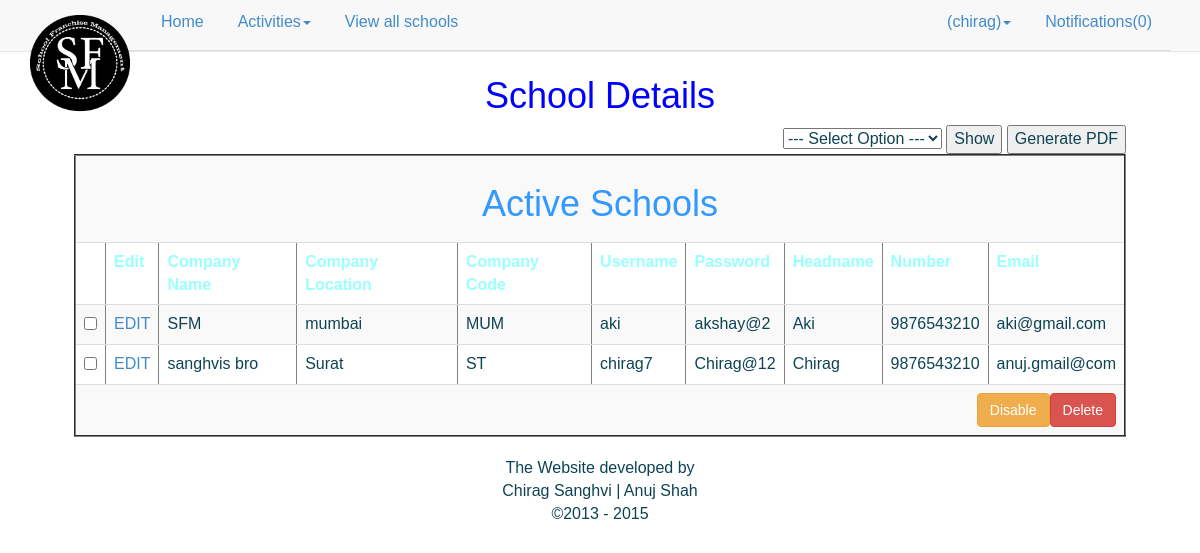
Screenshot of /admin/company_detail.php (signed in) with the database file from the repository.
### tables this page shows
CREATE TABLE IF NOT EXISTS `company` (
  `c_name` varchar(20) NOT NULL,
  `c_location` varchar(20) NOT NULL,
  `code` varchar(20) NOT NULL,
  `uname` varchar(20) NOT NULL,
  `password` varchar(20) NOT NULL,
  `headname` varchar(20) NOT NULL,
  `number` varchar(13) NOT NULL,
  `email` varchar(20) NOT NULL,
  PRIMARY KEY (`code`),
  UNIQUE KEY `uname` (`uname`),
  UNIQUE KEY `uname_2` (`uname`)
);

### admin/active.php (the view, shortened to what this page needs)
<table class="table table-striped" border="2">
<tr><td colspan="10" align="center"><h1 style="color:#39F">Active Schools</h1></td>
</tr>
<th> </th>
<th>Edit</th>
<th>Company Name</th>
<th>Company Location</th>
<th>Company Code</th>
<th>Username</th>
<th>Password</th>
<th>Headname</th>
<th>Number</th>
<th>Email</th>
<?php
include_once("connect.php");
$qry = mysql_query("select * from company",$link);
$i = 1;
while($row = mysql_fetch_array($qry))
{
	$cname=$row['c_name'];
	$location=$row['c_location'];
	$code=$row['code'];
	$uname=$row['uname'];
	$password=$row['password'];
	$headname=$row['headname'];
	$number=$row['number'];
	$email=$row['email'];
	$del = $row['code'];
?>
	<tr>
    	<td><input type='checkbox' name="d<?php echo $i;?>" value ="<?php echo $del; ?>"/></td>
        <td><a href="edit.php?id=<?php echo $del; ?>">EDIT</a></td>
    	<td><?php echo $cname; ?></td>
        <td><?php echo $location; ?></td>
        <td><?php echo $code; ?></td>
		<td><?php echo $uname; ?></td>
        <td><?php echo $password; ?></td>
        <td><?php echo $headname; ?></td>
        <td><?php echo $number; ?></td>
        <td><?php echo $email; ?></td>
    </tr>
<?php $i++;}?>
<tr>
<td colspan="10"><input type="submit" class="btn btn-danger pull-right" name="delete" id="delete" value="Delete"/><div class="nav-divider"><input type="submit" name="disable" id="disable" class="btn btn-warning pull-right" value="Disable"/><input type = "hidden" name="total" value="<?php echo @$i ?>"/>
</td>
</tr></table>

### admin/company_detail.php (style rules this page uses)
th { color:#9FF }
body { font-family:Arial, Helvetica, sans-serif; padding:10px; color:#FFF; font-size:medium; margin:0 auto; color: #0e4354; }

### rows the page displays
company: c_name "SFM", c_location "mumbai", code "MUM", uname "aki", password "akshay@2", headname "Aki", number "9876543210", email "aki@gmail.com"
company: c_name "sanghvis bro", c_location "Surat", code "ST", uname "chirag7", password "Chirag@12", headname "Chirag", number "9876543210", email "anuj.gmail@com"

### other values shown
$count "0"
$_SESSION['admin'] "chirag"
